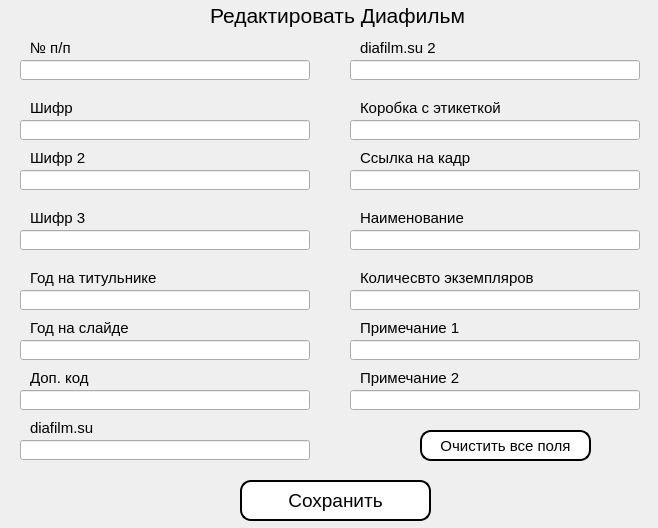
<?xml version="1.0" encoding="UTF-8"?>
<ui version="4.0">
 <class>Dialog</class>
 <widget class="QDialog" name="Dialog">
  <property name="geometry">
   <rect>
    <x>0</x>
    <y>0</y>
    <width>658</width>
    <height>528</height>
   </rect>
  </property>
  <property name="windowTitle">
   <string>Редактировать Диафильм</string>
  </property>
  <widget class="QLineEdit" name="lineEdit_3">
   <property name="geometry">
    <rect>
     <x>20</x>
     <y>170</y>
     <width>290</width>
     <height>20</height>
    </rect>
   </property>
   <property name="text">
    <string/>
   </property>
  </widget>
  <widget class="QLineEdit" name="lineEdit_15">
   <property name="geometry">
    <rect>
     <x>350</x>
     <y>390</y>
     <width>290</width>
     <height>20</height>
    </rect>
   </property>
   <property name="text">
    <string/>
   </property>
  </widget>
  <widget class="QLabel" name="label_14">
   <property name="geometry">
    <rect>
     <x>360</x>
     <y>150</y>
     <width>111</width>
     <height>16</height>
    </rect>
   </property>
   <property name="font">
    <font>
     <pointsize>11</pointsize>
    </font>
   </property>
   <property name="text">
    <string>Ссылка на кадр</string>
   </property>
  </widget>
  <widget class="QLineEdit" name="lineEdit_1">
   <property name="geometry">
    <rect>
     <x>20</x>
     <y>60</y>
     <width>290</width>
     <height>20</height>
    </rect>
   </property>
   <property name="text">
    <string/>
   </property>
  </widget>
  <widget class="QLabel" name="label_5">
   <property name="geometry">
    <rect>
     <x>30</x>
     <y>270</y>
     <width>191</width>
     <height>16</height>
    </rect>
   </property>
   <property name="font">
    <font>
     <pointsize>11</pointsize>
    </font>
   </property>
   <property name="text">
    <string>Год на титульнике</string>
   </property>
  </widget>
  <widget class="QLineEdit" name="lineEdit_12">
   <property name="geometry">
    <rect>
     <x>350</x>
     <y>230</y>
     <width>290</width>
     <height>20</height>
    </rect>
   </property>
   <property name="text">
    <string/>
   </property>
  </widget>
  <widget class="QLineEdit" name="lineEdit_8">
   <property name="geometry">
    <rect>
     <x>20</x>
     <y>440</y>
     <width>290</width>
     <height>20</height>
    </rect>
   </property>
   <property name="text">
    <string/>
   </property>
  </widget>
  <widget class="QPushButton" name="pushButton_Save">
   <property name="geometry">
    <rect>
     <x>240</x>
     <y>480</y>
     <width>191</width>
     <height>41</height>
    </rect>
   </property>
   <property name="font">
    <font>
     <pointsize>14</pointsize>
     <weight>50</weight>
     <bold>false</bold>
    </font>
   </property>
   <property name="styleSheet">
    <string notr="true">QPushButton {
    background-color: white;
    border-radius: 11px;
    border: 2px solid black;
    padding: 5px 10px;
}

QPushButton:hover {
    background-color: rgba(255, 192, 203, 100); /* Прозрачно розовый */
}</string>
   </property>
   <property name="text">
    <string>Сохранить</string>
   </property>
  </widget>
  <widget class="QLabel" name="label">
   <property name="geometry">
    <rect>
     <x>210</x>
     <y>0</y>
     <width>261</width>
     <height>31</height>
    </rect>
   </property>
   <property name="font">
    <font>
     <pointsize>16</pointsize>
    </font>
   </property>
   <property name="text">
    <string>Редактировать Диафильм</string>
   </property>
  </widget>
  <widget class="QLabel" name="label_17">
   <property name="geometry">
    <rect>
     <x>360</x>
     <y>320</y>
     <width>201</width>
     <height>16</height>
    </rect>
   </property>
   <property name="font">
    <font>
     <pointsize>11</pointsize>
    </font>
   </property>
   <property name="text">
    <string>Примечание 1</string>
   </property>
  </widget>
  <widget class="QLineEdit" name="lineEdit_6">
   <property name="geometry">
    <rect>
     <x>20</x>
     <y>340</y>
     <width>290</width>
     <height>20</height>
    </rect>
   </property>
   <property name="text">
    <string/>
   </property>
  </widget>
  <widget class="QLineEdit" name="lineEdit_14">
   <property name="geometry">
    <rect>
     <x>350</x>
     <y>340</y>
     <width>290</width>
     <height>20</height>
    </rect>
   </property>
   <property name="text">
    <string/>
   </property>
  </widget>
  <widget class="QLabel" name="label_18">
   <property name="geometry">
    <rect>
     <x>360</x>
     <y>370</y>
     <width>201</width>
     <height>16</height>
    </rect>
   </property>
   <property name="font">
    <font>
     <pointsize>11</pointsize>
    </font>
   </property>
   <property name="text">
    <string>Примечание 2</string>
   </property>
  </widget>
  <widget class="QLabel" name="label_4">
   <property name="geometry">
    <rect>
     <x>30</x>
     <y>100</y>
     <width>111</width>
     <height>16</height>
    </rect>
   </property>
   <property name="font">
    <font>
     <pointsize>11</pointsize>
    </font>
   </property>
   <property name="text">
    <string>Шифр</string>
   </property>
  </widget>
  <widget class="QLineEdit" name="lineEdit_7">
   <property name="geometry">
    <rect>
     <x>20</x>
     <y>390</y>
     <width>290</width>
     <height>20</height>
    </rect>
   </property>
   <property name="text">
    <string/>
   </property>
  </widget>
  <widget class="QLabel" name="label_16">
   <property name="geometry">
    <rect>
     <x>360</x>
     <y>270</y>
     <width>201</width>
     <height>16</height>
    </rect>
   </property>
   <property name="font">
    <font>
     <pointsize>11</pointsize>
    </font>
   </property>
   <property name="text">
    <string>Количесвто экземпляров</string>
   </property>
  </widget>
  <widget class="QLabel" name="label_2">
   <property name="geometry">
    <rect>
     <x>30</x>
     <y>40</y>
     <width>111</width>
     <height>16</height>
    </rect>
   </property>
   <property name="font">
    <font>
     <pointsize>11</pointsize>
    </font>
   </property>
   <property name="text">
    <string>№ п/п</string>
   </property>
  </widget>
  <widget class="QLabel" name="fon">
   <property name="geometry">
    <rect>
     <x>-10</x>
     <y>0</y>
     <width>671</width>
     <height>531</height>
    </rect>
   </property>
   <property name="text">
    <string/>
   </property>
   <property name="pixmap">
    <pixmap>Frame 6 (7).png</pixmap>
   </property>
  </widget>
  <widget class="QLabel" name="label_7">
   <property name="geometry">
    <rect>
     <x>30</x>
     <y>320</y>
     <width>111</width>
     <height>16</height>
    </rect>
   </property>
   <property name="font">
    <font>
     <pointsize>11</pointsize>
    </font>
   </property>
   <property name="text">
    <string>Год на слайде</string>
   </property>
  </widget>
  <widget class="QPushButton" name="pushButton1_3">
   <property name="geometry">
    <rect>
     <x>420</x>
     <y>430</y>
     <width>171</width>
     <height>31</height>
    </rect>
   </property>
   <property name="font">
    <font>
     <pointsize>11</pointsize>
     <weight>50</weight>
     <bold>false</bold>
    </font>
   </property>
   <property name="styleSheet">
    <string notr="true">QPushButton {
    background-color: white;
    border-radius: 11px;
    border: 2px solid black;
    padding: 5px 10px;
}

QPushButton:hover {
    background-color: rgba(255, 192, 203, 100); /* Прозрачно розовый */
}</string>
   </property>
   <property name="text">
    <string>Очистить все поля</string>
   </property>
  </widget>
  <widget class="QLineEdit" name="lineEdit_4">
   <property name="geometry">
    <rect>
     <x>20</x>
     <y>230</y>
     <width>290</width>
     <height>20</height>
    </rect>
   </property>
   <property name="text">
    <string/>
   </property>
  </widget>
  <widget class="QLabel" name="label_3">
   <property name="geometry">
    <rect>
     <x>90</x>
     <y>30</y>
     <width>47</width>
     <height>13</height>
    </rect>
   </property>
   <property name="text">
    <string/>
   </property>
  </widget>
  <widget class="QLineEdit" name="lineEdit_13">
   <property name="geometry">
    <rect>
     <x>350</x>
     <y>290</y>
     <width>290</width>
     <height>20</height>
    </rect>
   </property>
   <property name="text">
    <string/>
   </property>
  </widget>
  <widget class="QLabel" name="label_12">
   <property name="geometry">
    <rect>
     <x>360</x>
     <y>40</y>
     <width>111</width>
     <height>16</height>
    </rect>
   </property>
   <property name="font">
    <font>
     <pointsize>11</pointsize>
    </font>
   </property>
   <property name="text">
    <string>diafilm.su 2</string>
   </property>
  </widget>
  <widget class="QLabel" name="label_11">
   <property name="geometry">
    <rect>
     <x>30</x>
     <y>420</y>
     <width>111</width>
     <height>16</height>
    </rect>
   </property>
   <property name="font">
    <font>
     <pointsize>11</pointsize>
    </font>
   </property>
   <property name="text">
    <string>diafilm.su</string>
   </property>
  </widget>
  <widget class="QLineEdit" name="lineEdit_2">
   <property name="geometry">
    <rect>
     <x>20</x>
     <y>120</y>
     <width>290</width>
     <height>20</height>
    </rect>
   </property>
   <property name="text">
    <string/>
   </property>
  </widget>
  <widget class="QLabel" name="label_15">
   <property name="geometry">
    <rect>
     <x>360</x>
     <y>210</y>
     <width>111</width>
     <height>16</height>
    </rect>
   </property>
   <property name="font">
    <font>
     <pointsize>11</pointsize>
    </font>
   </property>
   <property name="text">
    <string>Наименование</string>
   </property>
  </widget>
  <widget class="QLabel" name="label_9">
   <property name="geometry">
    <rect>
     <x>30</x>
     <y>210</y>
     <width>111</width>
     <height>16</height>
    </rect>
   </property>
   <property name="font">
    <font>
     <pointsize>11</pointsize>
    </font>
   </property>
   <property name="text">
    <string>Шифр 3</string>
   </property>
  </widget>
  <widget class="QLineEdit" name="lineEdit_9">
   <property name="geometry">
    <rect>
     <x>350</x>
     <y>60</y>
     <width>290</width>
     <height>20</height>
    </rect>
   </property>
   <property name="text">
    <string/>
   </property>
  </widget>
  <widget class="QLabel" name="label_13">
   <property name="geometry">
    <rect>
     <x>360</x>
     <y>100</y>
     <width>151</width>
     <height>16</height>
    </rect>
   </property>
   <property name="font">
    <font>
     <pointsize>11</pointsize>
    </font>
   </property>
   <property name="text">
    <string>Коробка с этикеткой</string>
   </property>
  </widget>
  <widget class="QLineEdit" name="lineEdit_11">
   <property name="geometry">
    <rect>
     <x>350</x>
     <y>170</y>
     <width>290</width>
     <height>20</height>
    </rect>
   </property>
   <property name="text">
    <string/>
   </property>
  </widget>
  <widget class="QLabel" name="label_10">
   <property name="geometry">
    <rect>
     <x>30</x>
     <y>370</y>
     <width>111</width>
     <height>16</height>
    </rect>
   </property>
   <property name="font">
    <font>
     <pointsize>11</pointsize>
    </font>
   </property>
   <property name="text">
    <string>Доп. код</string>
   </property>
  </widget>
  <widget class="QLabel" name="label_8">
   <property name="geometry">
    <rect>
     <x>30</x>
     <y>150</y>
     <width>111</width>
     <height>16</height>
    </rect>
   </property>
   <property name="font">
    <font>
     <pointsize>11</pointsize>
    </font>
   </property>
   <property name="text">
    <string>Шифр 2</string>
   </property>
  </widget>
  <widget class="QLineEdit" name="lineEdit_5">
   <property name="geometry">
    <rect>
     <x>20</x>
     <y>290</y>
     <width>290</width>
     <height>20</height>
    </rect>
   </property>
   <property name="text">
    <string/>
   </property>
  </widget>
  <widget class="QLineEdit" name="lineEdit_10">
   <property name="geometry">
    <rect>
     <x>350</x>
     <y>120</y>
     <width>290</width>
     <height>20</height>
    </rect>
   </property>
   <property name="text">
    <string/>
   </property>
  </widget>
  <zorder>fon</zorder>
  <zorder>lineEdit_9</zorder>
  <zorder>lineEdit_11</zorder>
  <zorder>lineEdit_2</zorder>
  <zorder>lineEdit_3</zorder>
  <zorder>label_2</zorder>
  <zorder>label_9</zorder>
  <zorder>lineEdit_7</zorder>
  <zorder>label_10</zorder>
  <zorder>pushButton1_3</zorder>
  <zorder>lineEdit_5</zorder>
  <zorder>label_3</zorder>
  <zorder>lineEdit_13</zorder>
  <zorder>lineEdit_8</zorder>
  <zorder>label_18</zorder>
  <zorder>label_12</zorder>
  <zorder>label_8</zorder>
  <zorder>label_15</zorder>
  <zorder>lineEdit_6</zorder>
  <zorder>label_14</zorder>
  <zorder>label</zorder>
  <zorder>label_5</zorder>
  <zorder>label_16</zorder>
  <zorder>lineEdit_15</zorder>
  <zorder>lineEdit_14</zorder>
  <zorder>lineEdit_10</zorder>
  <zorder>label_7</zorder>
  <zorder>lineEdit_1</zorder>
  <zorder>label_11</zorder>
  <zorder>label_13</zorder>
  <zorder>label_4</zorder>
  <zorder>pushButton_Save</zorder>
  <zorder>lineEdit_12</zorder>
  <zorder>lineEdit_4</zorder>
  <zorder>label_17</zorder>
 </widget>
 <resources/>
 <connections/>
</ui>
